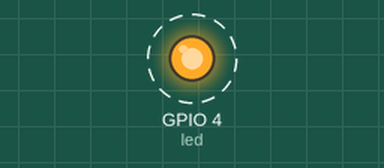
Bench run of a program on a simulated Raspberry Pi (BCM pin numbers). On the bench: output pins drawn as LEDs (lit = HIGH). Dashed ring = blinking. What the program prints to the terminal is not drawn.

Above: at 0.2 s.
Timing chart, 0 to 3.0 s (numbered marks = the images above):
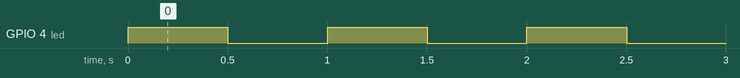

The program:

blink_zero.py
```python
# (licence header left out)
port = 4                                # GPIO ポート番号
b = 0                                   # GPIO 出力値

from gpiozero import LED                # GPIO Zero モジュールの取得
from time import sleep                  # スリープ実行モジュールの取得
from sys import argv                    # 本プログラムの引数argvを取得

print(argv[0])                          # プログラム名を表示する
if len(argv) >= 2:                      # 引数があるとき
    port = int(argv[1])                 # GPIOポート番号をportへ

led = LED(port)                         # ポート番号portのGPIOを出力に設定

while True:                             # 繰り返し処理
    b = int(not(b))                     # 変数bの値を論理反転
    print('GPIO'+str(port),'=',b)       # ポート番号と変数bの値を表示
    led.value = b                       # 変数bの値をGPIO出力
    sleep(0.5)                          # 0.5秒間の待ち時間処理
```

Measured:
- by itself, GPIO 4 (led): alternates HIGH for 0.50 s and LOW for 0.50 s
